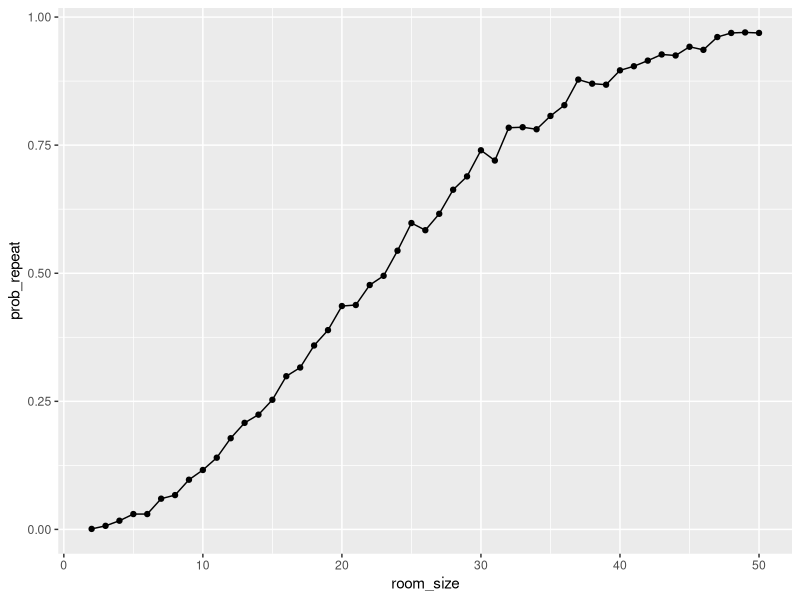

The R script that drew this image:
## ---- chunk 1
library(tidyverse)
## ---- chunk 2
bday_sim = function (n_room) {
  
  birthdays = sample(1:365, n_room, replace = TRUE)

  repeated_bday = length(unique(birthdays)) < n_room

  repeated_bday
}
## ---- chunk 3
bday_sim_results = 
  expand_grid(
    room_size = 2:50,
  iter = 1:1000
  ) %>% 
  mutate(
    results = map_lgl(room_size, bday_sim)
  ) %>% 
  group_by(
    room_size
  ) %>% 
  summarise(
    prob_repeat = mean(results)
  )
## ---- chunk 4
bday_sim_results %>% 
  ggplot(aes(x = room_size, y = prob_repeat)) +
  geom_point() +
  geom_line()
